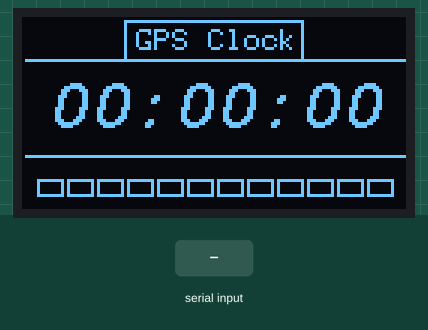
The sketch below on a simulated Arduino Mega 2560, built with avr-gcc and run on an emulated ATmega2560. Shown: 128×64 one-colour display. Inputs (shaded band) come from the test bench. The display library's start-up logo is not drawn; what the sketch prints to the serial monitor is not drawn.

Above: at 1.7 s.
1.8 s: "$\n" received over the second serial link
Timing chart, 0 to 4.8 s (numbered marks = the images above; inputs shaded):
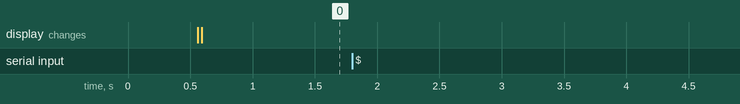

Measured:
- after the input at 1.8 s, every drawn part: stays the same

The sketch:

OLED_GPS_Clock.ino
```cpp
#define OLED_ADDRESS            0x3C
#define SCREEN_WIDTH            128
#define SCREEN_HEIGHT           64

#include <Adafruit_GFX.h>

#include <Adafruit_BusIO_Register.h>
#include <Adafruit_I2CDevice.h>
#include <Adafruit_I2CRegister.h>
#include <Adafruit_SPIDevice.h>
#include <Adafruit_SH110X.h>
#include <Fonts/FreeMonoBoldOblique12pt7b.h>

Adafruit_SH1106G display = Adafruit_SH1106G(SCREEN_WIDTH, SCREEN_HEIGHT, &Wire, -1);

struct TGPS
{
  int Hours, Minutes, Seconds;
  unsigned int Satellites;
  int  GotNewTime;
} GPS;

void setup()
{
  Serial.begin(9600);
  Serial1.begin(9600);

  delay(500);

  SetupOLED();

  DisplayPosition();
}

void loop()
{
  CheckGPS();

  if (GPS.GotNewTime)
  {
    GPS.GotNewTime = 0;
    DisplayPosition();
  }
}

void SetupOLED()
{
  char Temp[32];

  Wire.begin();

  if (display.begin(OLED_ADDRESS, true))
  {
    Serial.println("OLED OK");

    display.display();

    display.setTextColor(SH110X_WHITE, SH110X_BLACK);

    display.setRotation(2);
  }
  else
  {
    Serial.println("OLED Fail");
  }
}

void DisplayPosition(void)
{
  int i;
  char Temp[16];

  display.clearDisplay();

  display.setFont();
  display.setTextSize(0);

  display.setCursor(38, 4);
  display.print("GPS Clock");

  display.drawRect(34, 1, 60, 14, SH110X_WHITE);

  display.drawLine(1, 14, 128, 14, SH110X_WHITE);
  display.drawLine(1, 46, 128, 46, SH110X_WHITE);

  display.setCursor(100, 1);

  for (i=0; i<12; i++)
  {
    int x;

    x = i * 10 + 5;

    if (i < GPS.Satellites)
    {
      display.fillRect(x, 54, 9, 6, SH110X_WHITE);
    }
    else
    {
      display.drawRect(x, 54, 9, 6, SH110X_WHITE);
    }
  }

  display.setFont(&FreeMonoBoldOblique12pt7b);
  display.setCursor(8, 36);
  sprintf(Temp, "%02d:%02d:%02d", GPS.Hours, GPS.Minutes, GPS.Seconds);
  display.print(Temp);

  display.display();
}

char Hex(int Character)
{
  char HexTable[] = "0123456789ABCDEF";

  return HexTable[Character];
}

int GPSChecksumOK(char *Buffer, int Count)
{
  unsigned char XOR, i, c;

  XOR = 0;
  for (i = 1; i < (Count-4); i++)
  {
    c = Buffer[i];
    XOR ^= c;
  }

  return (Buffer[Count-4] == '*') && (Buffer[Count-3] == Hex(XOR >> 4)) && (Buffer[Count-2] == Hex(XOR & 15));
}

void ProcessNMEA(char *Buffer, int Count)
{
  int Satellites, date;
  char ns, ew;
  char TimeString[16], LatString[16], LongString[16], Temp[4];

  Serial.print(Buffer);

  if (GPSChecksumOK(Buffer, Count))
  {
    Satellites = 0;

    if (strncmp(Buffer+3, "GGA", 3) == 0)
    {
      int lock;
      char hdop[16], Altitude[16];

      Serial.print(Buffer+1);

      if (sscanf(Buffer+7, "%16[^,],%16[^,],%c,%[^,],%c,%d,%d,%[^,],%[^,]", TimeString, LatString, &ns, LongString, &ew, &lock, &Satellites, hdop, Altitude) >= 1)
      {
        // $GPGGA,124943.00,5157.01557,N,00232.66381,W,1,09,1.01,149.3,M,48.6,M,,*42
        Temp[0] = TimeString[0]; Temp[1] = TimeString[1]; Temp[2] = '\0';
        GPS.Hours = atoi(Temp);
        Temp[0] = TimeString[2]; Temp[1] = TimeString[3]; Temp[2] = '\0';
        GPS.Minutes = atoi(Temp);
        Temp[0] = TimeString[4]; Temp[1] = TimeString[5]; Temp[2] = '\0';
        GPS.Seconds = atoi(Temp);
        GPS.Satellites = Satellites;
        GPS.GotNewTime = 1;
      }

      Serial.print(GPS.Hours); Serial.print(":"); Serial.print(GPS.Minutes); Serial.print(":"); Serial.print(GPS.Seconds);Serial.print(" - ");
      Serial.println(GPS.Satellites);
    }
  }
}

void CheckGPS(void)
{
  static char Line[128];
  static int Length=0;
  unsigned char Character;

  while (Serial1.available())
  {
    Character = Serial1.read();

    if (Character == '$')
    {
      Line[0] = Character;
      Length = 1;
    }
    else if (Length >= (sizeof(Line)-2))
    {
      Length = 0;
    }
    else if ((Length > 0) && (Character != '\r'))
    {
      Line[Length++] = Character;
      if (Character == '\n')
      {
        Line[Length] = '\0';
        ProcessNMEA(Line, Length);
        Length = 0;
      }
    }
  }
}
```
